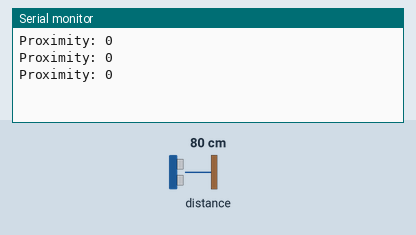
Simulated run of this sketch. Board: Arduino Uno, built with avr-gcc and run on an emulated ATmega328P. Shown: the last lines printed to the serial monitor. The test bench sets the inputs (shaded band); at power-on: distance to the obstacle 80 cm.

Above: at 1.3 s.
1.4 s: distance to the obstacle set to 2 cm
At 1.9 s:
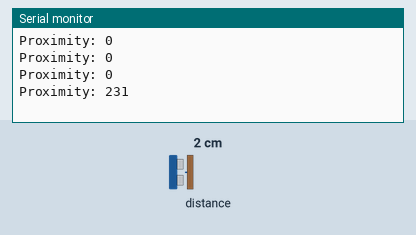
2.9 s: distance to the obstacle set to 4 cm
At 3.4 s:
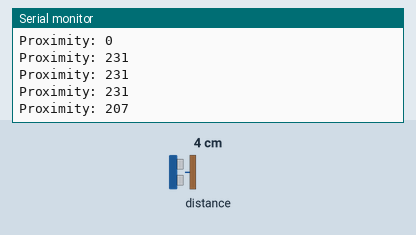
Timing chart, 0 to 5.9 s (numbered marks = the images above; inputs shaded):
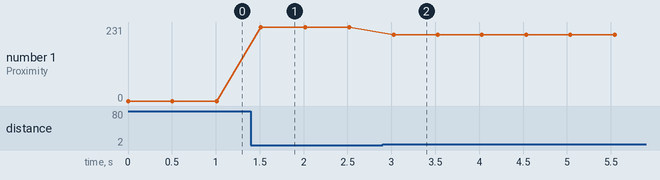

Measured:
- after the input at 1.4 s, the serial monitor: prints a new line after 0.11 s (image 1)
- after the input at 2.9 s, the serial monitor: prints a new line after 0.12 s (image 2)
- plotted number 1: 0 → 231 after the input at 1.4 s, 231 → 207 after the input at 2.9 s

The sketch:

proximity.ino
```cpp
#include <Adafruit_APDS9960.h>

Adafruit_APDS9960 apds9960;
uint8_t proximity;

void setup() {
  Serial.begin(115200);

  if (!apds9960.begin()) {
    Serial.println("Failed to initialize APDS9960!");
    while (1);
  }

  apds9960.enableProximity(true);
}

void loop() {
  proximity = apds9960.readProximity();

  Serial.print("Proximity: "); Serial.println(proximity);
  delay(500);
}
```
